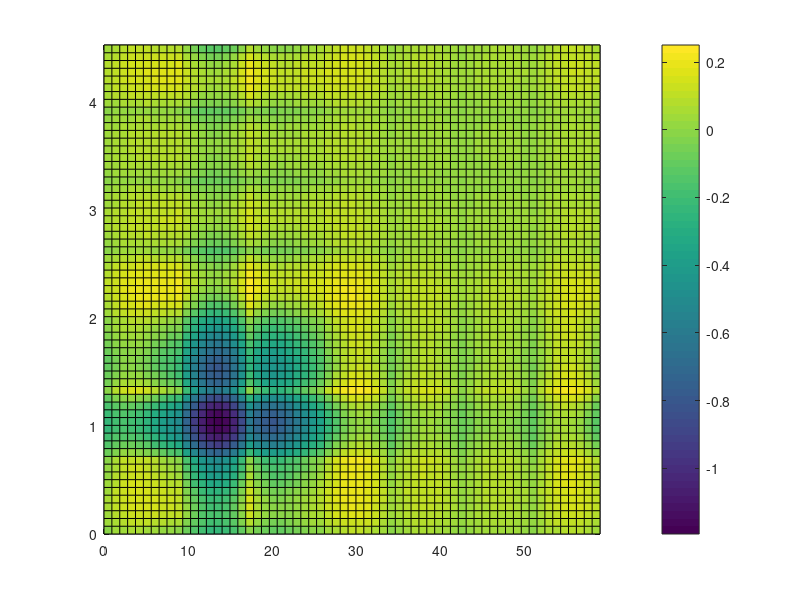

MATLAB code to generate this figure: (Note: this script raises an error after producing the figure.)
N = 8;
N_inter = 64;
x_max = 100 * rand();
y_max = 100 * rand();
x = linspace(0, x_max, N);
y = linspace(0, y_max, N);

[X,Y] = ndgrid(x,y);

normX = X .* 2 .* pi ./ x_max;
normY = Y .* 2 .* pi ./ y_max;

values2D = exp(sin(normX) + sin(normY));

x_inter = linspace(0, x_max, N_inter);
y_inter = linspace(0, y_max, N_inter);

[X_inter,Y_inter] = ndgrid(x_inter,y_inter);

normX_inter = X_inter .* 2 .* pi ./ x_max;
normY_inter = Y_inter .* 2 .* pi ./ y_max;

values2D_inter = interp2(x, y, values2D,X_inter,Y_inter,"linear");
values2D_exact = exp(sin(normX_inter) + sin(normY_inter));
values2D_error = values2D_inter - values2D_exact;

pcolor(X_inter, Y_inter, values2D_error); 
colorbar;
clim([-1,1]);
colormap(redblue)
shading interp

% https://www.mathworks.com/matlabcentral/fileexchange/25536-red-blue-colormap
function c = redblue(m)
    %REDBLUE    Shades of red and blue color map
    %   REDBLUE(M), is an M-by-3 matrix that defines a colormap.
    %   The colors begin with bright blue, range through shades of
    %   blue to white, and then through shades of red to bright red.
    %   REDBLUE, by itself, is the same length as the current figure's
    %   colormap. If no figure exists, MATLAB creates one.
    %
    %   For example, to reset the colormap of the current figure:
    %
    %             colormap(redblue)
    %
    %   See also HSV, GRAY, HOT, BONE, COPPER, PINK, FLAG, 
    %   COLORMAP, RGBPLOT.
    %   Adam Auton, 9th October 2009
    if nargin < 1, m = size(get(gcf,'colormap'),1); end
    if (mod(m,2) == 0)
        % From [0 0 1] to [1 1 1], then [1 1 1] to [1 0 0];
        m1 = m*0.5;
        r = (0:m1-1)'/max(m1-1,1);
        g = r;
        r = [r; ones(m1,1)];
        g = [g; flipud(g)];
        b = flipud(r);
    else
        % From [0 0 1] to [1 1 1] to [1 0 0];
        m1 = floor(m*0.5);
        r = (0:m1-1)'/max(m1,1);
        g = r;
        r = [r; ones(m1+1,1)];
        g = [g; 1; flipud(g)];
        b = flipud(r);
    end
    c = [r g b]; 
end    